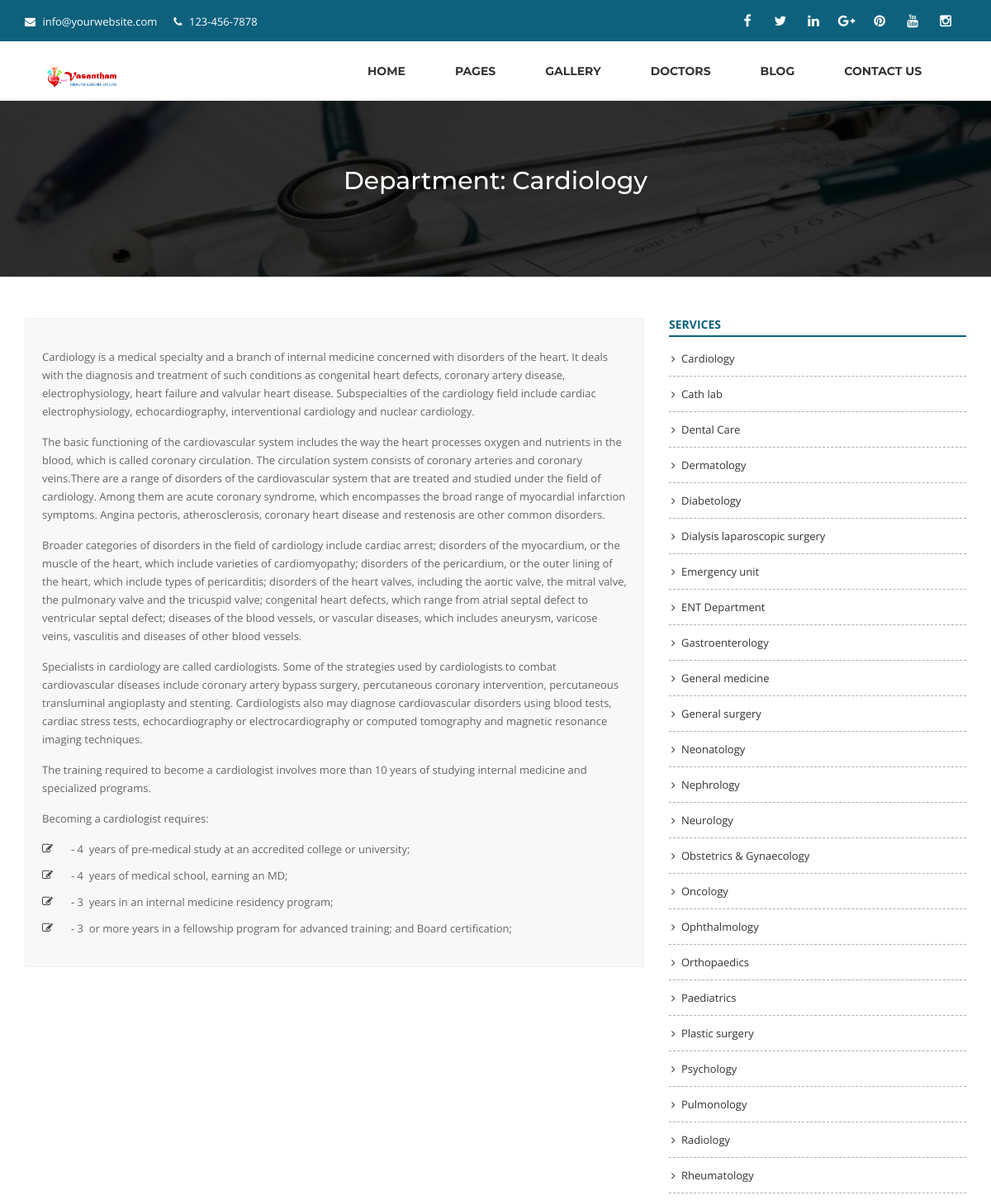
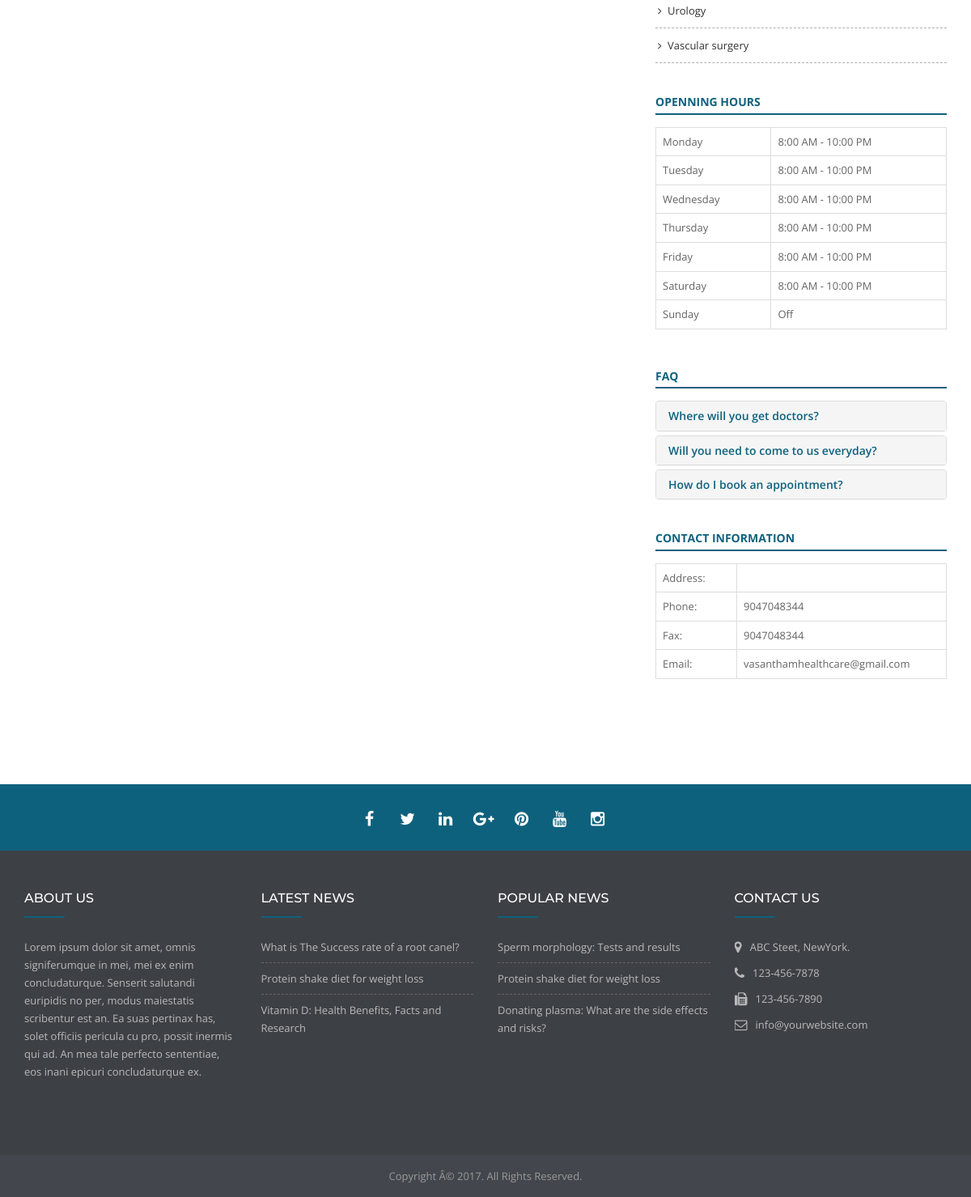
Screenshot of /backend/department/cardiology with the database file from the repository (2 pictures, top to bottom).
### tables this page shows
CREATE TABLE `settings` (
  `id` int(11) NOT NULL,
  `logo` varchar(255) NOT NULL,
  `favicon` varchar(255) NOT NULL,
  `footer_about` text NOT NULL,
  `footer_copyright` text NOT NULL,
  `contact_address` text NOT NULL,
  `contact_email` varchar(255) NOT NULL,
  `contact_phone` varchar(255) NOT NULL,
  `contact_fax` varchar(255) NOT NULL,
  `contact_map_iframe` text NOT NULL,
  `receive_email` varchar(255) NOT NULL,
  `receive_email_subject` varchar(255) NOT NULL,
  `receive_email_thank_you_message` text NOT NULL,
  `total_recent_news_footer` int(10) NOT NULL,
  `total_popular_news_footer` int(10) NOT NULL,
  `total_recent_news_sidebar` int(11) NOT NULL,
  `total_popular_news_sidebar` int(11) NOT NULL,
  `total_recent_news_home_page` int(11) NOT NULL,
  `meta_title_home` text NOT NULL,
  `meta_keyword_home` text NOT NULL,
  `meta_description_home` text NOT NULL,
  `home_title_service` varchar(255) NOT NULL,
  `home_subtitle_service` varchar(255) NOT NULL,
  `home_status_service` int(11) NOT NULL,
  `home_title_department` varchar(255) NOT NULL,
  `home_subtitle_department` varchar(255) NOT NULL,
  `home_status_department` int(11) NOT NULL,
  `home_title_doctor` varchar(255) NOT NULL,
  `home_subtitle_doctor` varchar(255) NOT NULL,
  `home_status_doctor` int(11) NOT NULL,
  `home_title_pricing` varchar(255) NOT NULL,
  `home_subtitle_pricing` varchar(255) NOT NULL,
  `home_status_pricing` int(11) NOT NULL,
  `home_title_testimonial` varchar(255) NOT NULL,
  `home_subtitle_testimonial` varchar(255) NOT NULL,
  `home_status_testimonial` int(11) NOT NULL,
  `home_title_news` varchar(255) NOT NULL,
  `home_subtitle_news` varchar(255) NOT NULL,
  `home_status_news` int(11) NOT NULL,
  `home_title_partner` varchar(255) NOT NULL,
  `home_subtitle_partner` varchar(255) NOT NULL,
  `home_status_partner` int(11) NOT NULL,
  `color` varchar(20) NOT NULL
);

CREATE TABLE `social` (
  `social_id` int(11) NOT NULL,
  `social_name` varchar(30) NOT NULL,
  `social_url` varchar(255) NOT NULL,
  `social_icon` varchar(30) NOT NULL
);

CREATE TABLE `menu` (
  `menu_id` int(11) NOT NULL,
  `menu_type` varchar(255) NOT NULL,
  `menu_name` varchar(255) NOT NULL,
  `category_or_page_slug` varchar(255) NOT NULL,
  `menu_order` int(11) NOT NULL,
  `menu_parent` int(11) NOT NULL,
  `menu_url` varchar(255) NOT NULL
);

CREATE TABLE `department` (
  `dep_id` int(11) NOT NULL,
  `dep_name` varchar(255) NOT NULL,
  `dep_slug` varchar(255) NOT NULL,
  `dept_tamil` text DEFAULT NULL COMMENT 'in tamil language',
  `dep_detail` text NOT NULL,
  `dep_address` text NOT NULL,
  `dep_phone` varchar(100) NOT NULL,
  `dep_fax` varchar(100) NOT NULL,
  `dep_email` varchar(100) NOT NULL,
  `dep_photo` varchar(255) NOT NULL,
  `dep_banner` varchar(255) NOT NULL,
  `meta_title` varchar(255) NOT NULL,
  `meta_keyword` text NOT NULL,
  `meta_description` text NOT NULL
);

CREATE TABLE `news` (
  `news_id` int(11) NOT NULL,
  `news_title` varchar(255) NOT NULL,
  `news_slug` varchar(255) NOT NULL,
  `news_content` text NOT NULL,
  `news_date` varchar(255) NOT NULL,
  `photo` varchar(255) NOT NULL,
  `category_id` int(11) NOT NULL,
  `publisher` varchar(255) NOT NULL,
  `total_view` int(11) NOT NULL,
  `meta_title` varchar(255) NOT NULL,
  `meta_keyword` text NOT NULL,
  `meta_description` text NOT NULL
);

### backend/department.php (the view, shortened to what this page needs)
<?php require_once('header.php'); ?>
<?php
$statement = $pdo->prepare("SELECT * FROM department WHERE dep_slug=?");
$statement->execute(array($_REQUEST['slug']));
$result = $statement->fetchAll(PDO::FETCH_ASSOC);
foreach ($result as $row)
{
	$dep_id      = $row['dep_id'];
	$dep_name    = $row['dep_name'];
	$dep_detail  = $row['dep_detail'];
	$dep_address = $row['dep_address'];
	$dep_phone   = $row['dep_phone'];
	$dep_fax     = $row['dep_fax'];
	$dep_email   = $row['dep_email'];
	$dep_banner  = $row['dep_banner'];
}
$statement = $pdo->prepare("SELECT * FROM department_openning_hour WHERE dep_id=?");
$statement->execute(array($dep_id));
$result = $statement->fetchAll(PDO::FETCH_ASSOC);
foreach ($result as $row)
{
	$arr_oh_day[]  = $row['oh_day'];
	$arr_oh_time[] = $row['oh_time'];
}
$statement = $pdo->prepare("SELECT * FROM department_faq WHERE dep_id=?");
$statement->execute(array($dep_id));
$result = $statement->fetchAll(PDO::FETCH_ASSOC);
foreach ($result as $row)
{
	$arr_fq_title[]   = $row['fq_title'];
}
?>
<div class="page-banner" style="background-image: url(<?php echo BASE_URL; ?>assets/uploads/<?php echo $dep_banner; ?>);">
	<div class="overlay"></div>
	<div class="container">
		<div class="row">
			<div class="col-md-12">
				<div class="banner-text">
					<h1>Department: <?php echo $dep_name; ?></h1>
				</div>
			</div>
		</div>
	</div>
</div>
<section class="blog">
	<div class="container">
		<div class="row">
			<div class="col-md-8">
				<div class="blog-grid">
					<div class="row">
						<div class="col-md-12">
							<div class="post-item">
								<div class="text">
									<p>
										<?php echo $dep_detail; ?>
									</p>
								</div>
							</div>
						</div>
					</div>
				</div>
			</div>
			<div class="col-md-4">
				<div class="sidebar">
					<div class="widget">
						<h4>Services</h4>
						<ul>
							<?php
							$statement = $pdo->prepare("SELECT * FROM department ORDER BY dep_name ASC");
							$statement->execute();
							$result = $statement->fetchAll(PDO::FETCH_ASSOC);
							foreach ($result as $row) {
								?>
								<li><a href="<?php echo BASE_URL; ?>department/<?php echo $row['dep_slug']; ?>"><?php echo $row['dep_name']; ?></a></li>
								<?php
							}
							?>
						</ul>
					</div>
					<?php if(isset($arr_oh_day)): ?>
					<div class="widget">
						<h4>Openning Hours</h4>
						<table class="table table-bordered">
							<tbody>
							<?php
							for($i=0;$i<count($arr_oh_day);$i++) {
								?>
								<tr>
									<td><?php echo $arr_oh_day[$i]; ?></td>
									<td><?php echo $arr_oh_time[$i]; ?></td>
								</tr>
								<?php
							}
							?>
							</tbody>
						</table>
					</div>
					<?php endif; ?>
					<?php if(isset($arr_fq_title)): ?>
					<div class="widget">
						<h4>FAQ</h4>
						<div class="panel-group dep-panel-sidebar" id="accordion1" role="tablist" aria-multiselectable="true">
							<?php
							for($i=0;$i<count($arr_fq_title);$i++) {
								?>
								<div class="panel panel-default">
									<div class="panel-heading" role="tab" id="heading<?php echo $i; ?>">
										<h4 class="panel-title">
											<a class="collapsed" role="button" data-toggle="collapse" data-parent="#accordion1" href="#collapse<?php echo $i; ?>" aria-expanded="false" aria-controls="collapse<?php echo $i; ?>">
												<?php echo $arr_fq_title[$i]; ?>
											</a>
										</h4>
									</div>
								</div>
								<?php
							}
							?>
						</div>
						<div class="gap-small"></div>
						<div class="widget">
						<h4>Contact Information</h4>
						<table class="table table-bordered">
							<tbody>
								<tr>
									<td style="width:100px;">Address: </td>
									<td><?php echo $dep_address; ?></td>
								</tr>
								<tr>
									<td>Phone: </td>
									<td><?php echo $dep_phone; ?></td>
								</tr>
								<tr>
									<td>Fax: </td>
									<td><?php echo $dep_fax; ?></td>
								</tr>
								<tr>
									<td>Email: </td>
									<td><?php echo $dep_email; ?></td>
								</tr>
							</tbody>
						</table>
					</div>
					</div>
					<?php endif; ?>
				</div>
			</div>
		</div>
	</div>
</section>
<?php require_once('footer.php'); ?>

### backend/header.php (shortened to what this page needs)
<?php
include("admin/config.php");
?>
<?php
$statement = $pdo->prepare("SELECT * FROM settings WHERE id=1");
$statement->execute();
$result = $statement->fetchAll(PDO::FETCH_ASSOC);
foreach ($result as $row)
{
	$logo = $row['logo'];
	$contact_email = $row['contact_email'];
	$contact_phone = $row['contact_phone'];
}
?>
<!DOCTYPE html>
<html dir="ltr" lang="en">
<head>
	<link rel="stylesheet" href="<?php echo BASE_URL; ?>assets/css/bootstrap.min.css">
	<link rel="stylesheet" href="<?php echo BASE_URL; ?>assets/css/slicknav.css">
	<link rel="stylesheet" href="<?php echo BASE_URL; ?>assets/css/superfish.css">
	<link rel="stylesheet" href="<?php echo BASE_URL; ?>assets/css/animate.css">
	<link rel="stylesheet" href="<?php echo BASE_URL; ?>assets/css/jquery.bxslider.css">
	<link rel="stylesheet" href="<?php echo BASE_URL; ?>assets/css/hover.css">
	<link rel="stylesheet" href="<?php echo BASE_URL; ?>assets/css/magnific-popup.css">
	<link rel="stylesheet" href="<?php echo BASE_URL; ?>assets/css/style.css">
	<link rel="stylesheet" href="<?php echo BASE_URL; ?>assets/css/responsive.css">
</head>
<body>
	<div class="page-wrapper">
		<div class="top-bar">
			<div class="container">
				<div class="row">
					<div class="col-md-4 top-contact">
						<div class="list">
							<i class="fa fa-envelope"></i> <a href="mailto:<?php echo $contact_email; ?>"><?php echo $contact_email; ?></a>
						</div>
						<div class="list">
							<i class="fa fa-phone"></i> <?php echo $contact_phone; ?>
						</div>
					</div>
					<div class="col-md-8 top-social">
						<ul>
							<?php
							$statement = $pdo->prepare("SELECT * FROM social");
							$statement->execute();
							$result = $statement->fetchAll(PDO::FETCH_ASSOC);
							foreach ($result as $row)
							{
								if($row['social_url']!='')
								{
									echo '<li><a href="'.$row['social_url'].'"><i class="'.$row['social_icon'].'"></i></a></li>';
								}
							}
							?>
						</ul>
					</div>
				</div>
			</div>
		</div>
		<header>
			<div class="container">
				<div class="row">
					<div class="col-md-4 logo">
						<a href="<?php echo BASE_URL; ?>"><img src="<?php echo BASE_URL; ?>assets/uploads/<?php echo $logo; ?>" alt=""></a>
					</div>
					<div class="col-md-8 nav-wrapper">
						<div class="nav">
							<ul class="sf-menu">
								<?php
								$statement = $pdo->prepare("SELECT * FROM menu ORDER BY menu_order ASC");
								$statement->execute();
								$result = $statement->fetchAll(PDO::FETCH_ASSOC);
								foreach ($result as $row)
								{
									echo '<li>';
									if($row['menu_parent']==0)
									{
										if($row['menu_type']=='Page')
										{
											echo '
											<a href="'.BASE_URL.'page/'.$row['category_or_page_slug'].'">
												<span class="menu-title">
													'.$row['menu_name'].'
												</span>
											</a>
											';
										}
										if($row['menu_type']=='Other')
										{
											echo '<a href="'.$row['menu_url'].'">';
											echo '
												<span class="menu-title">
													'.$row['menu_name'].'
												</span>
												';
											echo '</a>';
										}
									}
									echo '</li>';
								}
								?>
							</ul>
						</div>
					</div>
				</div>
			</div>
		</header>

### backend/footer.php (shortened to what this page needs)
		<?php
		$statement = $pdo->prepare("SELECT * FROM settings WHERE id=1");
		$statement->execute();
		$result = $statement->fetchAll(PDO::FETCH_ASSOC);
		foreach ($result as $row)
		{
			$footer_about                = $row['footer_about'];
			$footer_copyright            = $row['footer_copyright'];
			$contact_address             = $row['contact_address'];
			$contact_email               = $row['contact_email'];
			$contact_phone               = $row['contact_phone'];
			$contact_fax                 = $row['contact_fax'];
			$total_recent_news_footer    = $row['total_recent_news_footer'];
			$total_popular_news_footer   = $row['total_popular_news_footer'];
		}
		?>
		<section class="footer-social">
			<div class="container">
				<div class="row">
					<div class="col-md-12">
						<div class="item">
							<ul>
								<?php
								$statement = $pdo->prepare("SELECT * FROM social");
								$statement->execute();
								$result = $statement->fetchAll(PDO::FETCH_ASSOC);
								foreach ($result as $row)
								{
									if($row['social_url']!='')
									{
										echo '<li><a href="'.$row['social_url'].'"><i class="'.$row['social_icon'].'"></i></a></li>';
									}
								}
								?>
							</ul>
						</div>
					</div>
				</div>
			</div>
		</section>
		<section class="footer-main">
			<div class="container">
				<div class="row">
					<div class="col-sm-6 col-md-3 col-lg-3 footer-col">
						<h3>About Us</h3>
						<p>
							<?php echo nl2br($footer_about); ?>
						</p>
					</div>
					<div class="col-sm-6 col-md-3 col-lg-3 footer-col">
						<h3>Latest News</h3>
						<?php
						$i=0;
						$statement = $pdo->prepare("SELECT * FROM news ORDER BY news_id DESC");
						$statement->execute();
						$result = $statement->fetchAll(PDO::FETCH_ASSOC);
						foreach ($result as $row) {
							$i++;
							if($i>$total_recent_news_footer) {break;}
							?>
							<div class="news-item">
								<div class="news-title"><a href="<?php echo BASE_URL; ?>news/<?php echo $row['news_slug']; ?>"><?php echo $row['news_title']; ?></a></div>
							</div>
							<?php
						}
						?>
					</div>
					<div class="col-sm-6 col-md-3 col-lg-3 footer-col">
						<h3>Popular News</h3>
						<?php
						$i=0;
						$statement = $pdo->prepare("SELECT * FROM news ORDER BY total_view DESC");
						$statement->execute();
						$result = $statement->fetchAll(PDO::FETCH_ASSOC);
						foreach ($result as $row) {
							$i++;
							if($i>$total_popular_news_footer) {break;}
							?>
							<div class="news-item">
								<div class="news-title"><a href="<?php echo BASE_URL; ?>news/<?php echo $row['news_slug']; ?>"><?php echo $row['news_title']; ?></a></div>
							</div>
							<?php
						}
						?>
					</div>
					<div class="col-sm-6 col-md-3 col-lg-3 footer-col">
						<h3>Contact Us</h3>
						<div class="contact-item">
							<div class="icon"><i class="fa fa-map-marker"></i></div>
							<div class="text"><?php echo $contact_address; ?></div>
						</div>
						<div class="contact-item">
							<div class="icon"><i class="fa fa-phone"></i></div>
							<div class="text"><?php echo $contact_phone; ?></div>
						</div>
						<div class="contact-item">
							<div class="icon"><i class="fa fa-fax"></i></div>
							<div class="text"><?php echo $contact_fax; ?></div>
						</div>
						<div class="contact-item">
							<div class="icon"><i class="fa fa-envelope-o"></i></div>
							<div class="text"><?php echo $contact_email; ?></div>
						</div>
					</div>
				</div>
			</div>
		</section>
		<section class="footer-bottom">
			<div class="container">
				<div class="row">
					<div class="col-md-12 copyright" style="text-align: center;">
						<?php echo $footer_copyright; ?>
					</div>
				</div>
			</div>
		</section>
	</div>
</body>
</html>

### backend/assets/css/superfish.css (style rules this page uses)
.sf-menu, .sf-menu * { margin: 0; padding: 0; list-style: none; }
.sf-menu li { position: relative; }
.sf-menu > li { float: left; }
.sf-menu a { display: block; position: relative; }
.sf-menu { float: left; margin-bottom: 1em; }
.sf-menu a { border-left: 1px solid #fff; border-top: 1px solid #dFeEFF; border-top: 1px solid rgba(255,255,255,.5); padding: .75em 1em; text-decoration: none; zoom: 1; }
.sf-menu a { color: #13a; }
.sf-menu li { background: #BDD2FF; white-space: nowrap; *white-space: normal; -webkit-transition: background .2s; transition: background .2s; }

### backend/assets/css/responsive.css (style rules this page uses)
* { margin: 0; padding: 0; border: 0; outline: none; }
@media only screen and (min-width: 750px) { header .nav-wrapper, .nav-wrapper .nav { display: block!important; } }

### rows the page displays
settings: contact_email "info@yourwebsite.com", contact_phone "123-456-7878", logo (picture), footer_about "Lorem ipsum dolor sit amet, omnis signiferumque in mei, mei ex enim concludaturque. Senserit salutandi euripidis no per, modus maiestatis scribentur est an. Ea suas pertinax has, solet officiis pericula cu pro, possit inermis qui ad. An mea tale perfecto sententiae, eos inani epicuri concludaturque ex.", contact_address "ABC Steet, NewYork.", contact_fax "123-456-7890", footer_copyright "Copyright Â© 2017. All Rights Reserved."
menu: menu_name "HOME"
menu: menu_name "PAGES"
menu: menu_name "GALLERY"
menu: menu_name "DOCTORS"
menu: menu_name "BLOG"
menu: menu_name "CONTACT US"
department: dep_banner (picture), dep_name "Cardiology", dep_detail "Cardiology is a medical specialty and a branch of internal medicine concerned with disorders of the heart. It deals with the diagnosis and treatment of such conditions as congenital heart defects, coronary artery disease, electrophysiology, heart failure and valvular heart disease. Subspecialties of the cardiology field include cardiac electrophysiology, echocardiography, interventional cardiology and nuclear cardiology. The basic functioning of the cardiovascular system includes the way the heart processes oxygen and nutrients in the blood, which is called coronary circulation. The circulation system consists of coronary arteries and coronary veins.There are a range of disorders of the…", dep_phone "9047048344", dep_fax "9047048344", dep_email "vasanthamhealthcare@gmail.com"
department: dep_name "Cath lab"
department: dep_name "Dental Care"
department: dep_name "Dermatology"
department: dep_name "Diabetology"
department: dep_name "Dialysis laparoscopic surgery"
department: dep_name "Emergency unit"
department: dep_name "ENT Department"
department: dep_name "Gastroenterology"
department: dep_name "General medicine"
department: dep_name "General surgery"
department: dep_name "Neonatology"
department: dep_name "Nephrology"
department: dep_name "Neurology"
department: dep_name "Obstetrics & Gynaecology"
department: dep_name "Oncology"
department: dep_name "Ophthalmology"
department: dep_name "Orthopaedics"
department: dep_name "Paediatrics"
department: dep_name "Plastic surgery"
department: dep_name "Psychology"
department: dep_name "Pulmonology"
department: dep_name "Radiology"
department: dep_name "Rheumatology"
department: dep_name "Urology"
department: dep_name "Vascular surgery"
news: news_title "What is The Success rate of a root canel?"
news: news_title "Protein shake diet for weight loss"
news: news_title "Vitamin D: Health Benefits, Facts and Research"
news: news_title "Sperm morphology: Tests and results"
news: news_title "Donating plasma: What are the side effects and risks?"

### other values shown
$arr_oh_day[$i] "Monday"
$arr_oh_time[$i] "8:00 AM - 10:00 PM"
$arr_oh_day[$i] "Tuesday"
$arr_oh_day[$i] "Wednesday"
$arr_oh_day[$i] "Thursday"
$arr_oh_day[$i] "Friday"
$arr_oh_day[$i] "Saturday"
$arr_oh_day[$i] "Sunday"
$arr_oh_time[$i] "Off"
$arr_fq_title[$i] "Where will you get doctors?"
$arr_fq_title[$i] "Will you need to come to us everyday?"
$arr_fq_title[$i] "How do I book an appointment?"
